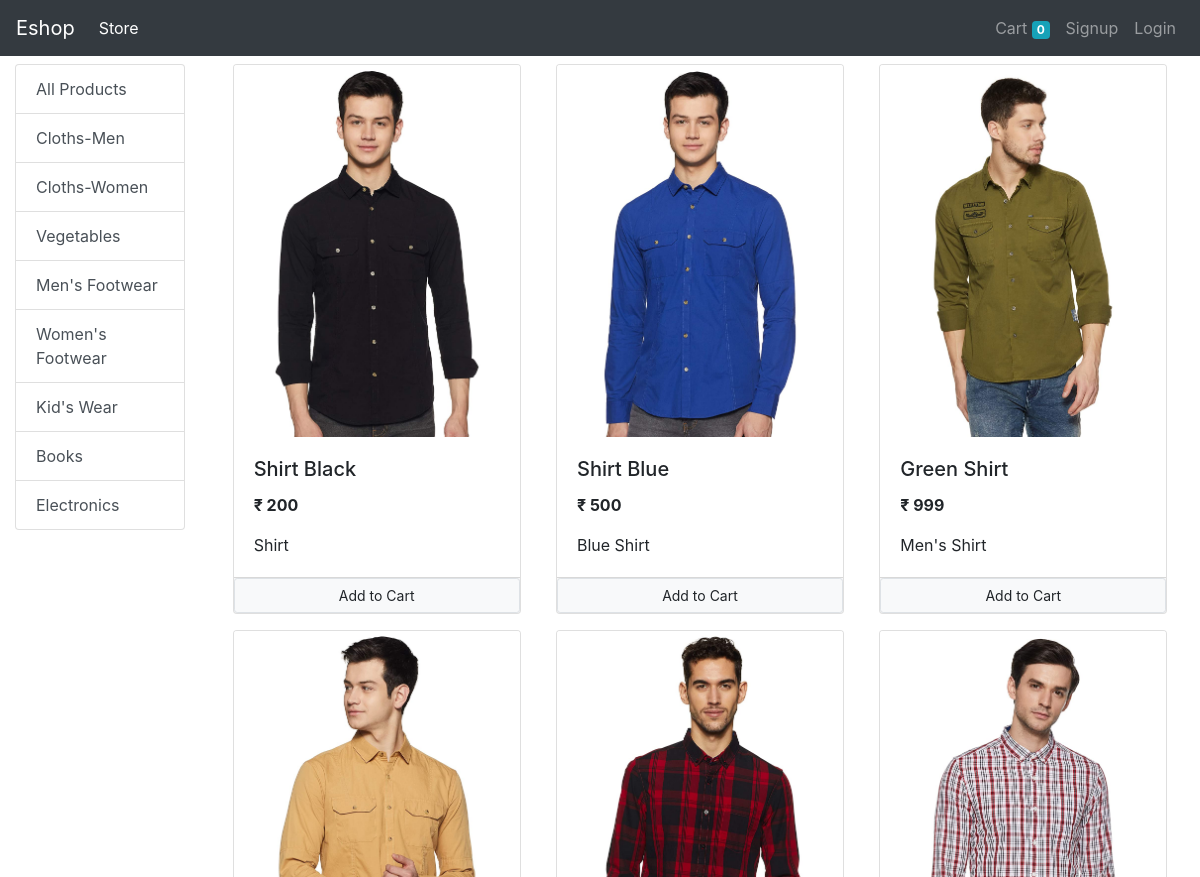
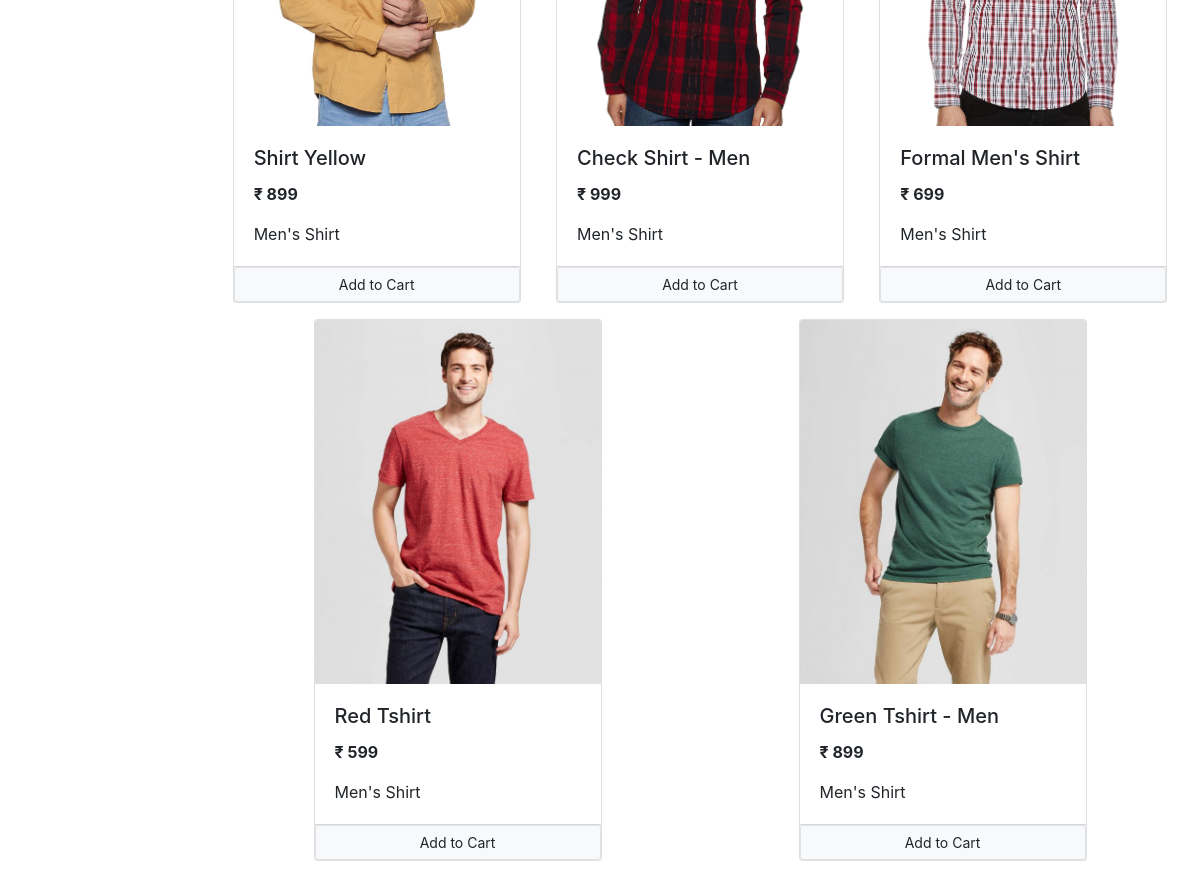
/?category=1, run on the app's committed database (2 pictures, top to bottom).
### store/models/category.py (models this page shows, shortened)
class Category(models.Model):
    name = models.CharField(max_length=20)
    @staticmethod
    def get_all_categories():
        return Category.objects.all()

### store/models/product.py (models this page shows, shortened)
class Product(models.Model):
    name = models.CharField(max_length=50)
    price = models.IntegerField(default=0)
    category = models.ForeignKey(Category, on_delete=models.CASCADE, default=1)
    description = models.CharField(max_length=200, default='', null=True, blank=True)
    image = models.ImageField(upload_to='uploads/products/')
    @staticmethod
    def get_all_products_by_categoryId(category_id):
        if category_id:
            return Product.objects.filter(category = category_id)
        else:
            return Product.get_all_products()

### store/views/home.py (the view, shortened to what this page needs)
# urls.py: path('', Index.as_view(), name='homepage'),
class Index(View):
    def get(self, request):
        cart = request.session.get('cart')
        if not cart:
            request.session['cart'] = {}
        products = None
        categories = Category.get_all_categories()
        categoryId = request.GET.get('category')
        if categoryId:
            products = Product.get_all_products_by_categoryId(categoryId)
        else:
            products = Product.get_all_products()
        data = {}
        data['products'] = products
        data['categories'] = categories
        return render(request, 'index.html', data)

### store/templatetags/cart.py (called while the page is built)
@register.filter(name='is_in_cart')
def is_in_cart(product, cart):
    keys = cart.keys()
    for id in keys:
        if int(id) == product.id:
            return True
    return False

### store/templatetags/custom_filter.py (called while the page is built)
@register.filter(name='currency')
def currency(number):
    curr = "₹ "+str(number)
    return curr

### store/templates/index.html (shortened to what this page needs)
{% extends 'base.html' %}
{% block content %}
{% load cart %}
{% load custom_filter %}
<div class="container-fluid">
    <div class="row">
        <div class="col-lg-2 mx-auto">
            <div class="list-group">
                <a href="/" class="list-group-item list-group-item-action">All Products</a>
                {% for category in categories %}
                <a href="/?category={{category.id}}"
                    class="list-group-item list-group-item-action">{{category.name}}</a>
                {% endfor %}
            </div>
        </div>
        <div id="products" class="col-lg-10 mx-auto">
            <div class="row mx-auto">
                {% for product in products %}
                <div class="card mx-auto mb-3" id="{{product.id}}" style="width: 18rem;">
                    <img src="{{product.image.url}}" class="card-img-top" alt="...">
                    <div class="card-body">
                        <h5 class="card-title">{{product.name}}</h5>
                        <p class="card-text"><b>{{product.price|currency}}</b></p>
                        <p class="card-text">{{product.description}}</p>
                    </div>
                    <div class="card-footer p-0 my-0">
                        {% if product|is_in_cart:request.session.cart%}
                        <div class="row no-gutters">
                            <form action="/#{{product.id}}" method="POST" class="col-2">
                                {% csrf_token %}
                                <input hidden type="text" name="product" value="{{product.id}}">
                                <input hidden type="text" name="remove" value="True">
                                <input type="submit" class="btn btn-block btn-secondary"
                                    value="-">
                            </form>
                            <div class="text-center col d-flex justify-content-center text-align-center">
                                {{product|cart_quantity:request.session.cart}} in Cart
                            </div>
                            <form action="/#{{product.id}}" method="POST" class="col-2">
                                {% csrf_token %}
                                <input hidden type="text" name="product" value="{{product.id}}">
                                <input type="submit" class="btn btn-block btn-secondary"
                                    value="+">
                            </form>
                        </div>
                        {% else %}
                        <form action="/#{{product.id}}" method="POST" class="btn-block">
                            <input type="submit" class="float-right btn btn-light border btn-sm border form-control"
                                value="Add to Cart">
                        </form>
                        {% endif %}
                    </div>
                </div>
                {% endfor %}
            </div>
        </div>
    </div>
</div>
{% endblock %}

### data on the page
Category: name "Cloths-Men"
Category: name "Cloths-Women"
Category: name "Vegetables"
Category: name "Men's Footwear"
Category: name "Women's Footwear"
Category: name "Kid's Wear"
Category: name "Books"
Category: name "Electronics"
Product: {{ product.id }} 1 (drawn), image (picture), name "Shirt Black", price "₹ 200", description "Shirt"
Product: image (picture), name "Shirt Blue", price "₹ 500", description "Blue Shirt"
Product: image (picture), name "Green Shirt", price "₹ 999", description "Men's Shirt"
Product: {{ product.id }} 18 (drawn), image (picture), name "Shirt Yellow", price "₹ 899", description "Men's Shirt"
Product: image (picture), name "Check Shirt - Men", price "₹ 999", description "Men's Shirt"
Product: image (picture), name "Formal Men's Shirt", price "₹ 699", description "Men's Shirt"
Product: image (picture), name "Red Tshirt", price "₹ 599", description "Men's Shirt"
Product: image (picture), name "Green Tshirt - Men", price "₹ 899", description "Men's Shirt"

### other printed values
{{ request.session.cart.keys|length }} "0"
